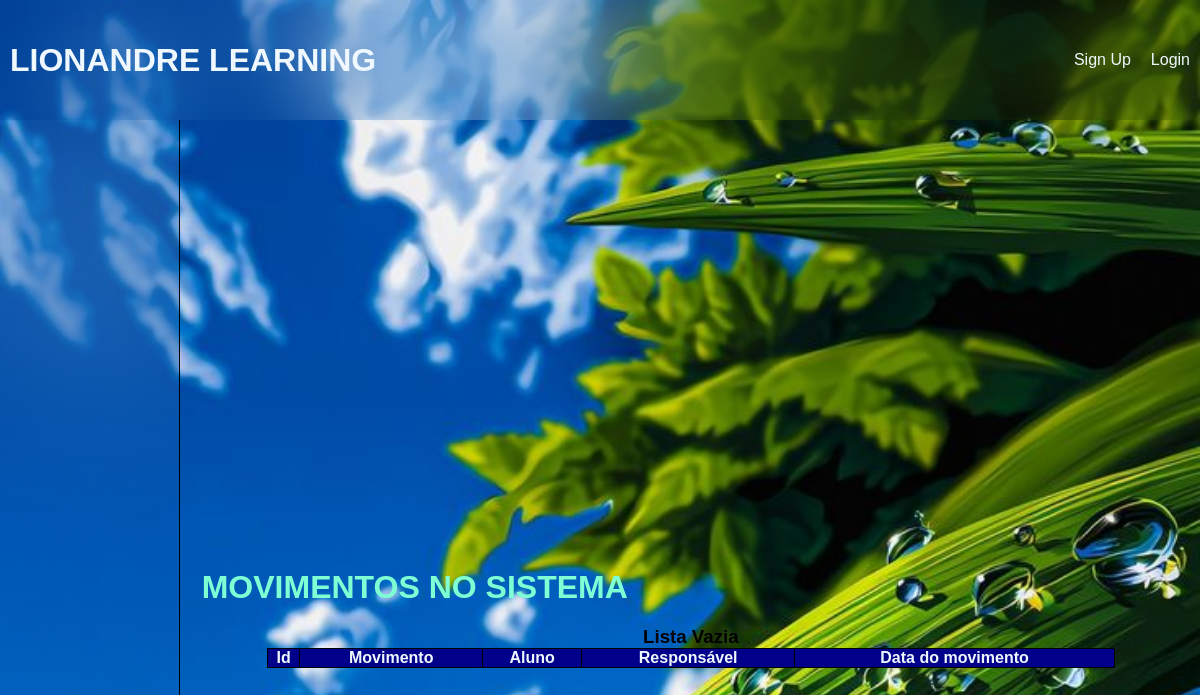
Page /movimento/ on the earlier database version.
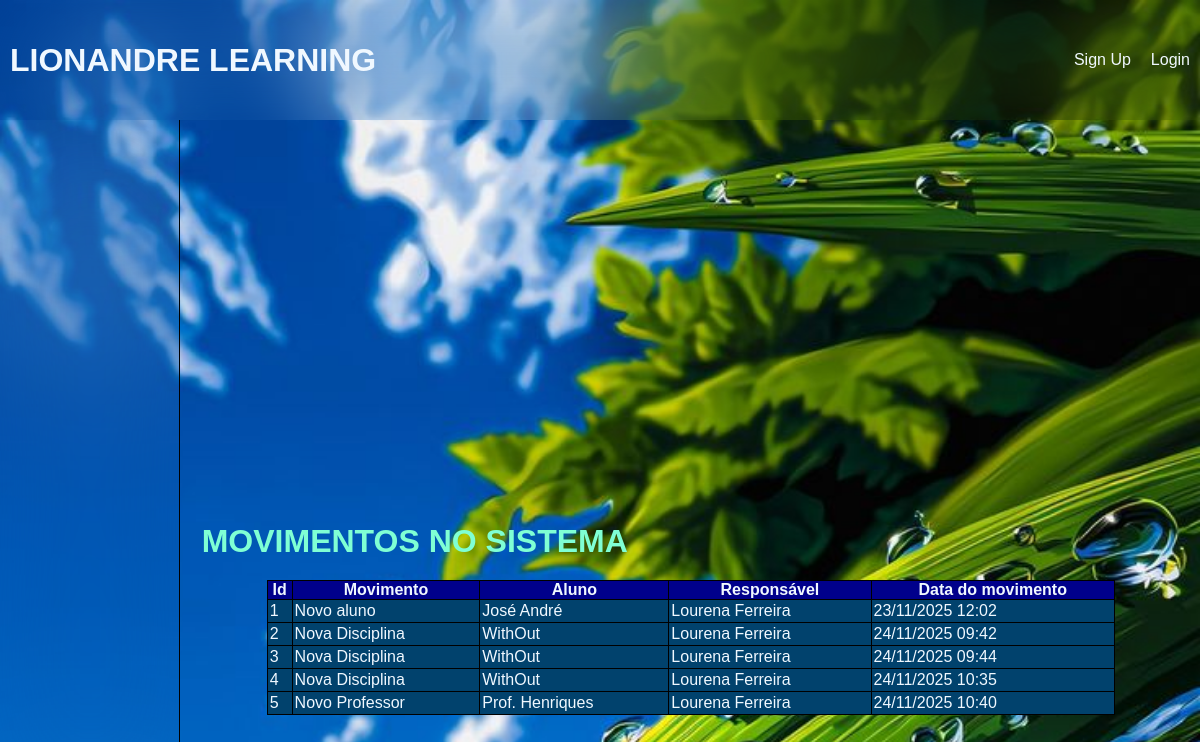
Same page on the later database version.
### alunos/models.py (models this page shows, shortened)
class Movimentos(models.Model):
    tipo = models.CharField(max_length=50)
    Aluno = models.CharField(max_length=50)
    funcionario = models.CharField(max_length=50)
    data_movimento = models.DateTimeField(auto_now_add=True)

### alunos/views.py (the view)
# urls.py: path('movimento/', views.movimentos, name='movimento'),
def movimentos(request):
    movimentos = Movimentos.objects.all()
    return render(request, 'aluno/movimentos.html', {'movimentos' : movimentos})

### alunos/templates/aluno/movimentos.html
{% extends 'aluno/layout/base.html' %}
{% block content %}
<div class="page" style="width: auto; align-self: start; margin: 20px;">
        <h1 style="color: aquamarine;">MOVIMENTOS NO SISTEMA</h1>
</div>
<table>
    <tr>
        <th>Id</th>
        <th>Movimento</th>
        <th>Aluno</th>
        <th>Responsável</th>
        <th>Data do movimento</th>
    </tr>
{% for movimento in movimentos %}
    <tr>
        <td>{{ movimento.id }}</td>
        <td>{{ movimento.tipo }}</td>
        <td>{{ movimento.Aluno }}</td>
        <td>{{ movimento.funcionario }}</td>
        <td>{{ movimento.data_movimento | date:'d/m/Y h:i' }}</td>
    </tr>
{% empty %}
    <h3>Lista Vazia</h3>
{% endfor %}
</table>
{% endblock %}

Differences in the rows shown:
added Movimentos: id "1", tipo "Novo aluno", Aluno "José André", funcionario "Lourena Ferreira", data_movimento "23/11/2025 12:02"
added Movimentos: id "2", tipo "Nova Disciplina", Aluno "WithOut", funcionario "Lourena Ferreira", data_movimento "24/11/2025 09:42"
added Movimentos: id "3", tipo "Nova Disciplina", Aluno "WithOut", funcionario "Lourena Ferreira", data_movimento "24/11/2025 09:44"
added Movimentos: id "4", tipo "Nova Disciplina", Aluno "WithOut", funcionario "Lourena Ferreira", data_movimento "24/11/2025 10:35"
added Movimentos: id "5", tipo "Novo Professor", Aluno "Prof. Henriques", funcionario "Lourena Ferreira", data_movimento "24/11/2025 10:40"
Other differences:
text no longer shown: "Lista Vazia"
